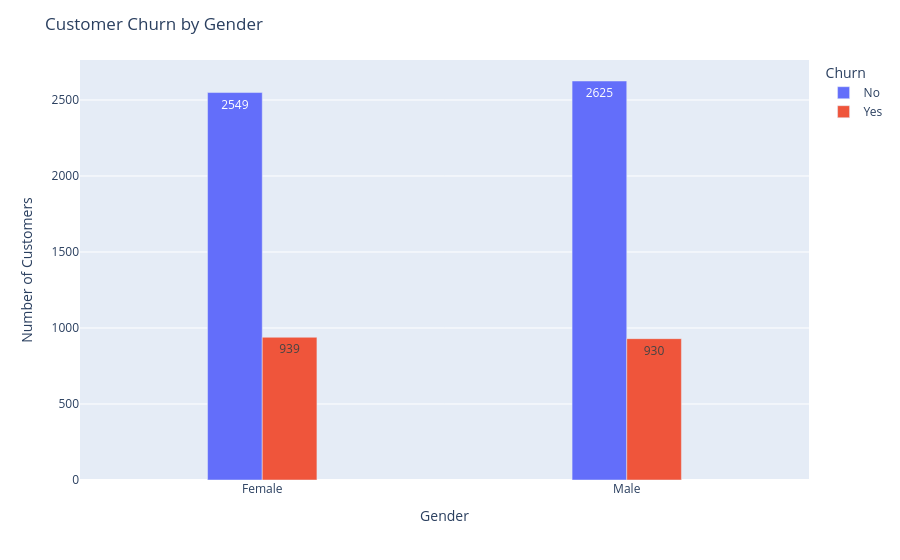
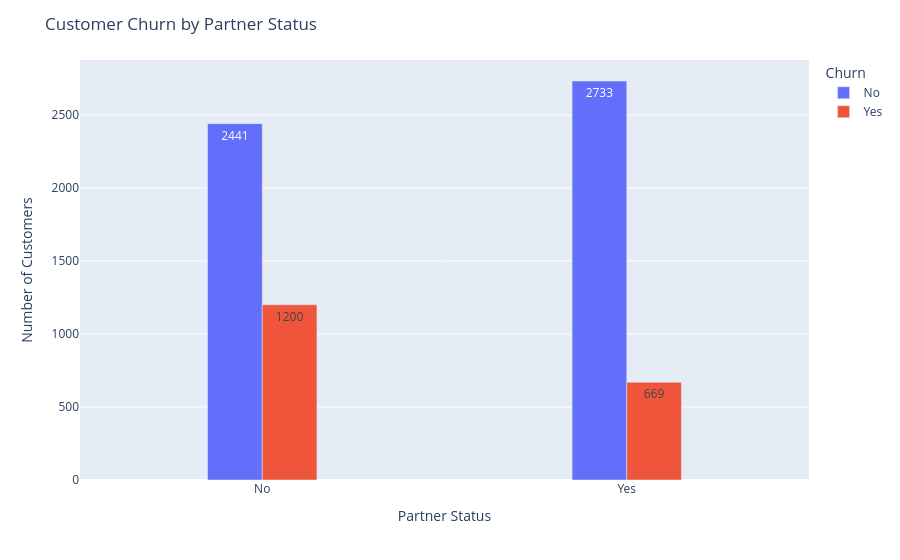
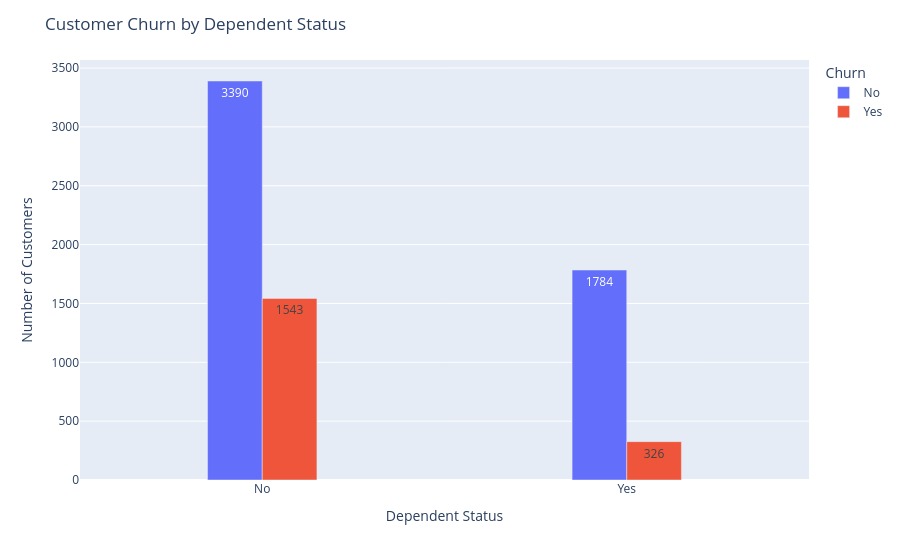
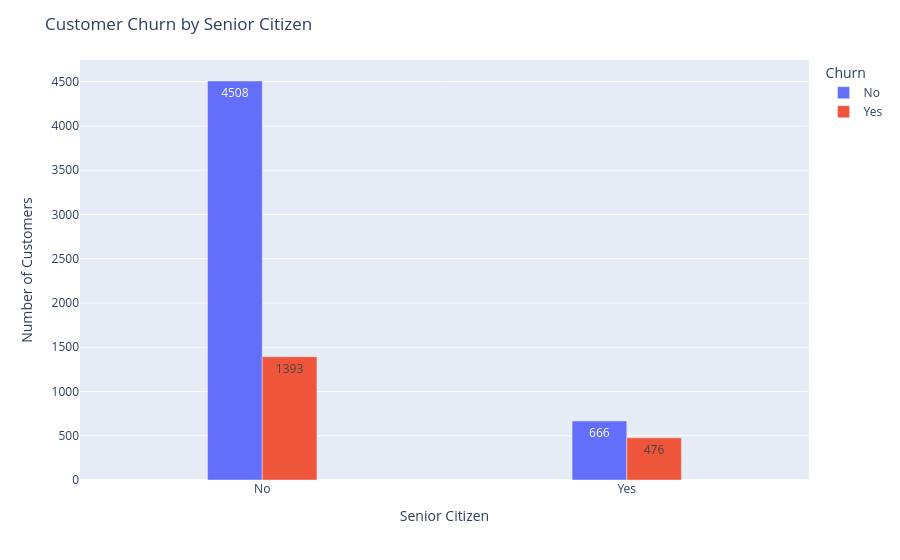

Source (notebook cell) for these figures, in order:
### Code cell
# Categorical variables

categorical_vars = [
    'Gender_str', 'Partner_str', 'Dependents_str', 'SeniorCitizen_str',
    'PhoneService_str', 'PaperlessBilling_str', 'PaymentMethod', 'Contract',
    'InternetService'
]

for cat in categorical_vars:
    plot_cat_bar(cat)

### Figure 1 — Plotly figure (JSON) as saved in the notebook; plotly's stock layout.template omitted (floating-point values rounded to 4 significant figures)
{"data": [{"alignmentgroup": "True", "hovertemplate": "Churn_str=No<br>Gender_str=%{x}<br>Count=%{y}<extra></extra>", "legendgroup": "No", "marker": {"color": "#636efa", "pattern": {"shape": ""}}, "name": "No", "offsetgroup": "No", "orientation": "v", "showlegend": true, "textposition": "auto", "texttemplate": "%{y}", "type": "bar", "x": ["Female", "Male"], "xaxis": "x", "y": [2549, 2625], "yaxis": "y"}, {"alignmentgroup": "True", "hovertemplate": "Churn_str=Yes<br>Gender_str=%{x}<br>Count=%{y}<extra></extra>", "legendgroup": "Yes", "marker": {"color": "#EF553B", "pattern": {"shape": ""}}, "name": "Yes", "offsetgroup": "Yes", "orientation": "v", "showlegend": true, "textposition": "auto", "texttemplate": "%{y}", "type": "bar", "x": ["Female", "Male"], "xaxis": "x", "y": [939, 930], "yaxis": "y"}], "layout": {"autosize": true, "bargap": 0.7, "barmode": "group", "legend": {"title": {"text": "Churn"}, "tracegroupgap": 0}, "margin": {"t": 60}, "title": {"text": "Customer Churn by Gender"}, "xaxis": {"anchor": "y", "autorange": true, "domain": [0, 1], "range": [-0.5, 1.5], "title": {"text": "Gender"}, "type": "category"}, "yaxis": {"anchor": "x", "autorange": true, "domain": [0, 1], "range": [0, 2763.0], "title": {"text": "Number of Customers"}, "type": "linear"}}}

### Figure 2 — Plotly figure (JSON) as saved in the notebook; plotly's stock layout.template omitted (floating-point values rounded to 4 significant figures)
{"data": [{"alignmentgroup": "True", "hovertemplate": "Churn_str=No<br>Partner_str=%{x}<br>Count=%{y}<extra></extra>", "legendgroup": "No", "marker": {"color": "#636efa", "pattern": {"shape": ""}}, "name": "No", "offsetgroup": "No", "orientation": "v", "showlegend": true, "textposition": "auto", "texttemplate": "%{y}", "type": "bar", "x": ["No", "Yes"], "xaxis": "x", "y": [2441, 2733], "yaxis": "y"}, {"alignmentgroup": "True", "hovertemplate": "Churn_str=Yes<br>Partner_str=%{x}<br>Count=%{y}<extra></extra>", "legendgroup": "Yes", "marker": {"color": "#EF553B", "pattern": {"shape": ""}}, "name": "Yes", "offsetgroup": "Yes", "orientation": "v", "showlegend": true, "textposition": "auto", "texttemplate": "%{y}", "type": "bar", "x": ["No", "Yes"], "xaxis": "x", "y": [1200, 669], "yaxis": "y"}], "layout": {"autosize": true, "bargap": 0.7, "barmode": "group", "legend": {"title": {"text": "Churn"}, "tracegroupgap": 0}, "margin": {"t": 60}, "title": {"text": "Customer Churn by Partner Status"}, "xaxis": {"anchor": "y", "autorange": true, "domain": [0, 1], "range": [-0.5, 1.5], "title": {"text": "Partner Status"}, "type": "category"}, "yaxis": {"anchor": "x", "autorange": true, "domain": [0, 1], "range": [0, 2877.0], "title": {"text": "Number of Customers"}, "type": "linear"}}}

### Figure 3 — Plotly figure (JSON) as saved in the notebook; plotly's stock layout.template omitted (floating-point values rounded to 4 significant figures)
{"data": [{"alignmentgroup": "True", "hovertemplate": "Churn_str=No<br>Dependents_str=%{x}<br>Count=%{y}<extra></extra>", "legendgroup": "No", "marker": {"color": "#636efa", "pattern": {"shape": ""}}, "name": "No", "offsetgroup": "No", "orientation": "v", "showlegend": true, "textposition": "auto", "texttemplate": "%{y}", "type": "bar", "x": ["No", "Yes"], "xaxis": "x", "y": [3390, 1784], "yaxis": "y"}, {"alignmentgroup": "True", "hovertemplate": "Churn_str=Yes<br>Dependents_str=%{x}<br>Count=%{y}<extra></extra>", "legendgroup": "Yes", "marker": {"color": "#EF553B", "pattern": {"shape": ""}}, "name": "Yes", "offsetgroup": "Yes", "orientation": "v", "showlegend": true, "textposition": "auto", "texttemplate": "%{y}", "type": "bar", "x": ["No", "Yes"], "xaxis": "x", "y": [1543, 326], "yaxis": "y"}], "layout": {"autosize": true, "bargap": 0.7, "barmode": "group", "legend": {"title": {"text": "Churn"}, "tracegroupgap": 0}, "margin": {"t": 60}, "title": {"text": "Customer Churn by Dependent Status"}, "xaxis": {"anchor": "y", "autorange": true, "domain": [0, 1], "range": [-0.5, 1.5], "title": {"text": "Dependent Status"}, "type": "category"}, "yaxis": {"anchor": "x", "autorange": true, "domain": [0, 1], "range": [0, 3568.0], "title": {"text": "Number of Customers"}, "type": "linear"}}}

### Figure 4 — Plotly figure (JSON) as saved in the notebook; plotly's stock layout.template omitted (floating-point values rounded to 4 significant figures)
{"data": [{"alignmentgroup": "True", "hovertemplate": "Churn_str=No<br>SeniorCitizen_str=%{x}<br>Count=%{y}<extra></extra>", "legendgroup": "No", "marker": {"color": "#636efa", "pattern": {"shape": ""}}, "name": "No", "offsetgroup": "No", "orientation": "v", "showlegend": true, "textposition": "auto", "texttemplate": "%{y}", "type": "bar", "x": ["No", "Yes"], "xaxis": "x", "y": [4508, 666], "yaxis": "y"}, {"alignmentgroup": "True", "hovertemplate": "Churn_str=Yes<br>SeniorCitizen_str=%{x}<br>Count=%{y}<extra></extra>", "legendgroup": "Yes", "marker": {"color": "#EF553B", "pattern": {"shape": ""}}, "name": "Yes", "offsetgroup": "Yes", "orientation": "v", "showlegend": true, "textposition": "auto", "texttemplate": "%{y}", "type": "bar", "x": ["No", "Yes"], "xaxis": "x", "y": [1393, 476], "yaxis": "y"}], "layout": {"autosize": true, "bargap": 0.7, "barmode": "group", "legend": {"title": {"text": "Churn"}, "tracegroupgap": 0}, "margin": {"t": 60}, "title": {"text": "Customer Churn by Senior Citizen"}, "xaxis": {"anchor": "y", "autorange": true, "domain": [0, 1], "range": [-0.5, 1.5], "title": {"text": "Senior Citizen"}, "type": "category"}, "yaxis": {"anchor": "x", "autorange": true, "domain": [0, 1], "range": [0, 4745.0], "title": {"text": "Number of Customers"}, "type": "linear"}}}
